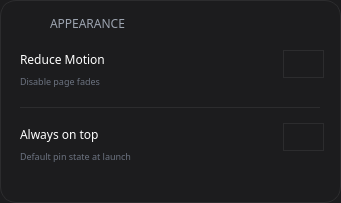
      <widget class="QFrame" name="format_qual_frame_6">
       <property name="geometry">
        <rect>
         <x>30</x>
         <y>408</y>
         <width>341</width>
         <height>203</height>
        </rect>
       </property>
       <property name="sizePolicy">
        <sizepolicy hsizetype="Preferred" vsizetype="Preferred">
         <horstretch>0</horstretch>
         <verstretch>0</verstretch>
        </sizepolicy>
       </property>
       <property name="minimumSize">
        <size>
         <width>318</width>
         <height>179</height>
        </size>
       </property>
       <property name="font">
        <font>
         <family>Manrope</family>
        </font>
       </property>
       <property name="styleSheet">
        <string notr="true">background-color: #1c1c1e;
border-radius: 16px;
border: 1px solid #2c2c2e;</string>
       </property>
       <property name="frameShape">
        <enum>QFrame::StyledPanel</enum>
       </property>
       <property name="frameShadow">
        <enum>QFrame::Raised</enum>
       </property>
       <widget class="QLabel" name="logo_text_17">
        <property name="geometry">
         <rect>
          <x>50</x>
          <y>13</y>
          <width>231</width>
          <height>21</height>
         </rect>
        </property>
        <property name="font">
         <font>
          <family>Manrope</family>
          <pointsize>9</pointsize>
         </font>
        </property>
        <property name="styleSheet">
         <string notr="true">background-color: transparent;
color: #9CA3AF;
outline: none;
border: none;</string>
        </property>
        <property name="text">
         <string>APPEARANCE</string>
        </property>
       </widget>
       <widget class="QLabel" name="appearance_icon">
        <property name="geometry">
         <rect>
          <x>20</x>
          <y>13</y>
          <width>21</width>
          <height>21</height>
         </rect>
        </property>
        <property name="font">
         <font>
          <family>Manrope</family>
          <pointsize>12</pointsize>
         </font>
        </property>
        <property name="styleSheet">
         <string notr="true">background-color: transparent;
color: white;
border: none;
outline: none;</string>
        </property>
        <property name="text">
         <string/>
        </property>
        <property name="pixmap">
         <pixmap resource="resources.qrc">:/images/images/palette-solid.png</pixmap>
        </property>
        <property name="scaledContents">
         <bool>true</bool>
        </property>
       </widget>
       <widget class="Line" name="line_3">
        <property name="geometry">
         <rect>
          <x>20</x>
          <y>107</y>
          <width>300</width>
          <height>1</height>
         </rect>
        </property>
        <property name="font">
         <font>
          <family>Manrope</family>
         </font>
        </property>
        <property name="orientation">
         <enum>Qt::Horizontal</enum>
        </property>
       </widget>
       <widget class="QPushButton" name="reduce_motion">
        <property name="geometry">
         <rect>
          <x>283</x>
          <y>50</y>
          <width>41</width>
          <height>28</height>
         </rect>
        </property>
        <property name="font">
         <font>
          <family>Manrope</family>
         </font>
        </property>
        <property name="cursor">
         <cursorShape>PointingHandCursor</cursorShape>
        </property>
        <property name="text">
         <string/>
        </property>
        <property name="checkable">
         <bool>true</bool>
        </property>
       </widget>
       <widget class="QLabel" name="logo_text_25">
        <property name="geometry">
         <rect>
          <x>20</x>
          <y>40</y>
          <width>211</width>
          <height>38</height>
         </rect>
        </property>
        <property name="font">
         <font>
          <family>Manrope</family>
          <pointsize>9</pointsize>
         </font>
        </property>
        <property name="styleSheet">
         <string notr="true">background-color: transparent;
color: white;
border: none;
outline: none;</string>
        </property>
        <property name="text">
         <string>Reduce Motion</string>
        </property>
       </widget>
       <widget class="QLabel" name="logo_text_26">
        <property name="geometry">
         <rect>
          <x>20</x>
          <y>115</y>
          <width>211</width>
          <height>38</height>
         </rect>
        </property>
        <property name="font">
         <font>
          <family>Manrope</family>
          <pointsize>9</pointsize>
         </font>
        </property>
        <property name="styleSheet">
         <string notr="true">background-color: transparent;
color: white;
border: none;
outline: none;</string>
        </property>
        <property name="text">
         <string>Always on top</string>
        </property>
       </widget>
       <widget class="QPushButton" name="always_on_top">
        <property name="geometry">
         <rect>
          <x>283</x>
          <y>123</y>
          <width>41</width>
          <height>28</height>
         </rect>
        </property>
        <property name="font">
         <font>
          <family>Manrope</family>
         </font>
        </property>
        <property name="cursor">
         <cursorShape>PointingHandCursor</cursorShape>
        </property>
        <property name="text">
         <string/>
        </property>
        <property name="checkable">
         <bool>true</bool>
        </property>
       </widget>
       <widget class="QLabel" name="logo_text_27">
        <property name="geometry">
         <rect>
          <x>20</x>
          <y>66</y>
          <width>211</width>
          <height>31</height>
         </rect>
        </property>
        <property name="font">
         <font>
          <family>Manrope</family>
          <pointsize>7</pointsize>
         </font>
        </property>
        <property name="styleSheet">
         <string notr="true">background-color: transparent;
color: #6B7280;
border: none;
outline: none;</string>
        </property>
        <property name="text">
         <string>Disable page fades</string>
        </property>
       </widget>
       <widget class="QLabel" name="logo_text_28">
        <property name="geometry">
         <rect>
          <x>20</x>
          <y>141</y>
          <width>211</width>
          <height>31</height>
         </rect>
        </property>
        <property name="font">
         <font>
          <family>Manrope</family>
          <pointsize>7</pointsize>
         </font>
        </property>
        <property name="styleSheet">
         <string notr="true">background-color: transparent;
color: #6B7280;
border: none;
outline: none;</string>
        </property>
        <property name="text">
         <string>Default pin state at launch</string>
        </property>
       </widget>
      </widget>
